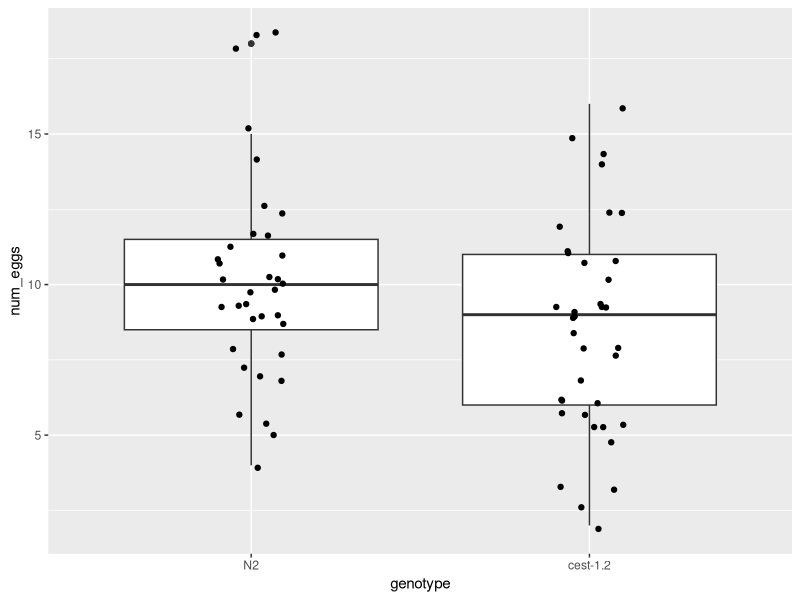
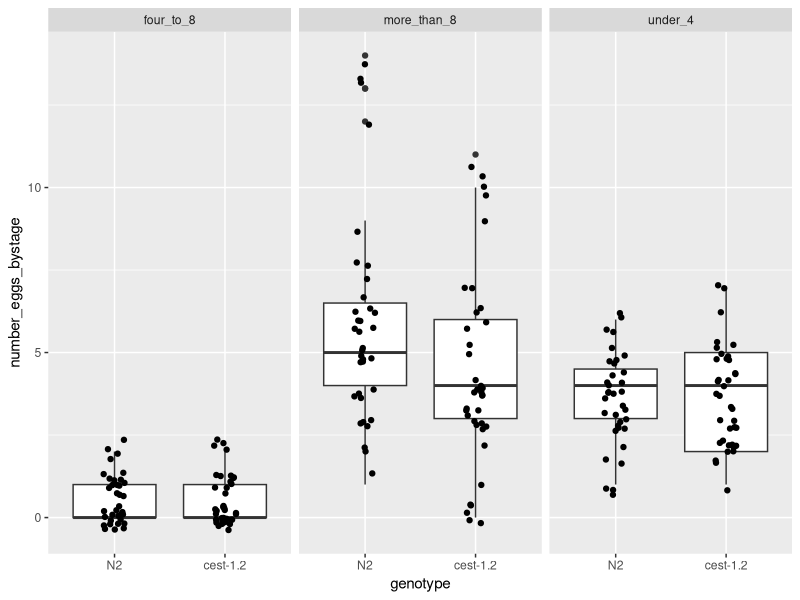
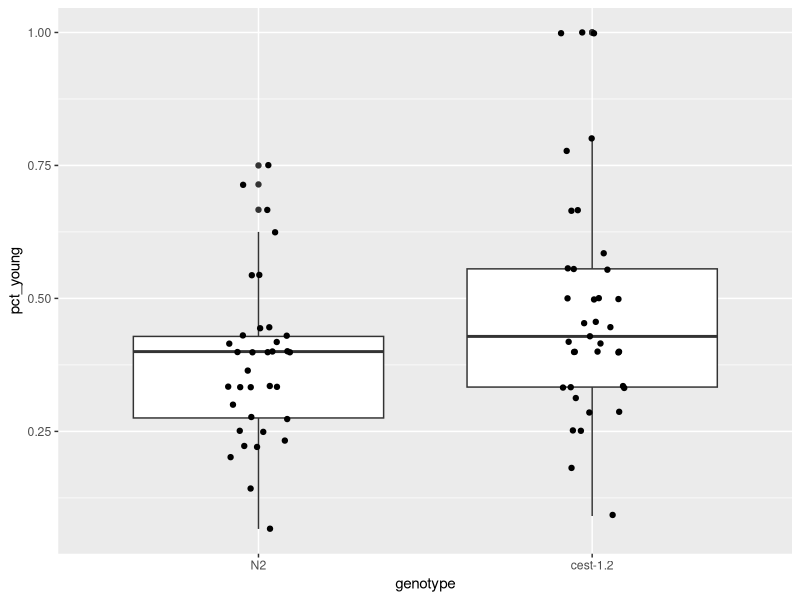
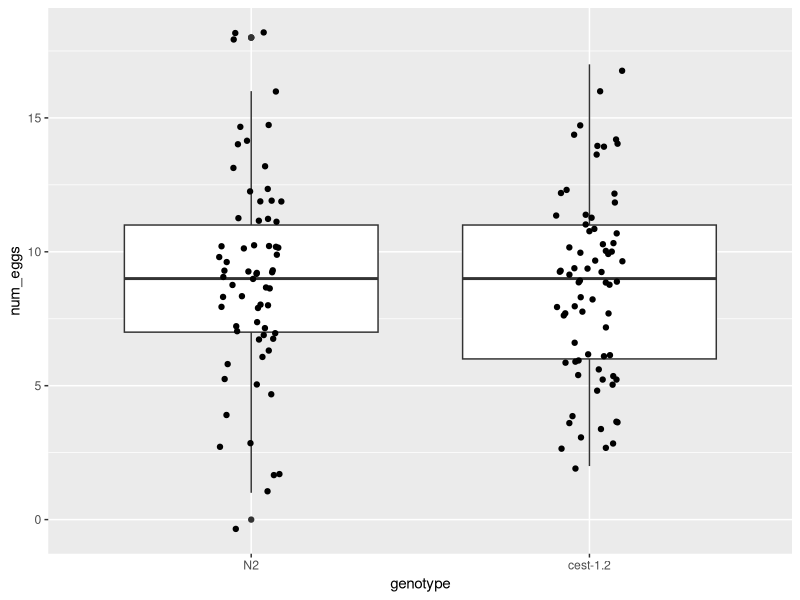
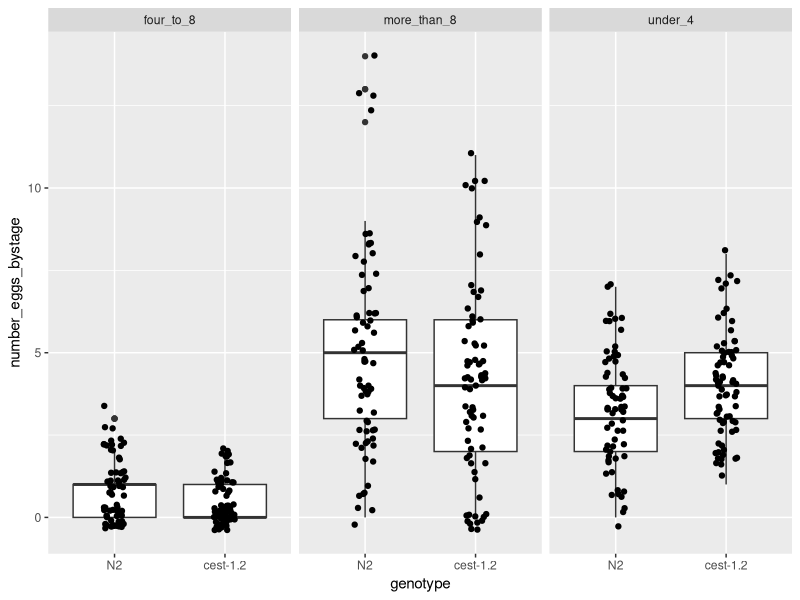
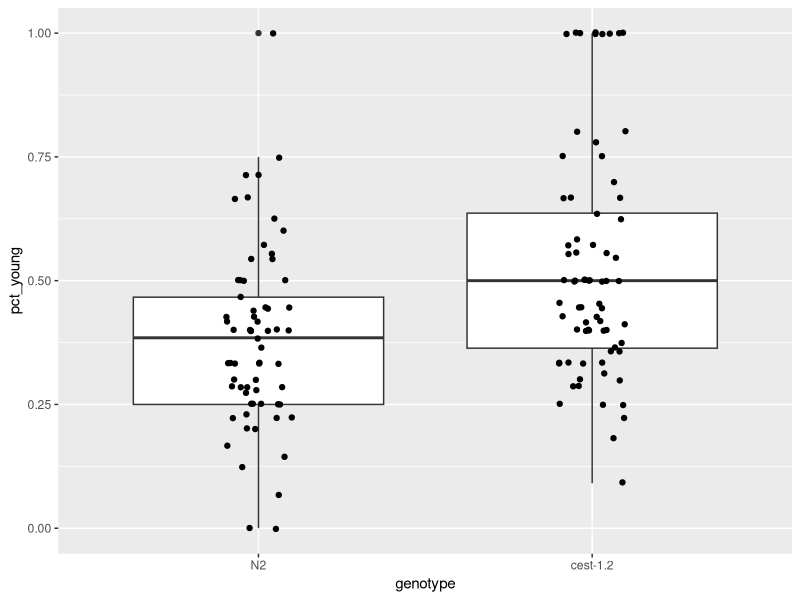
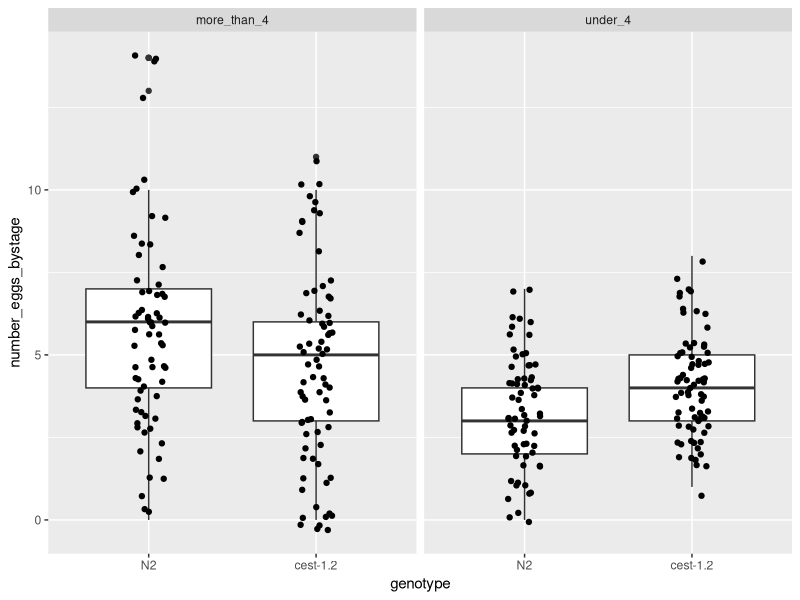
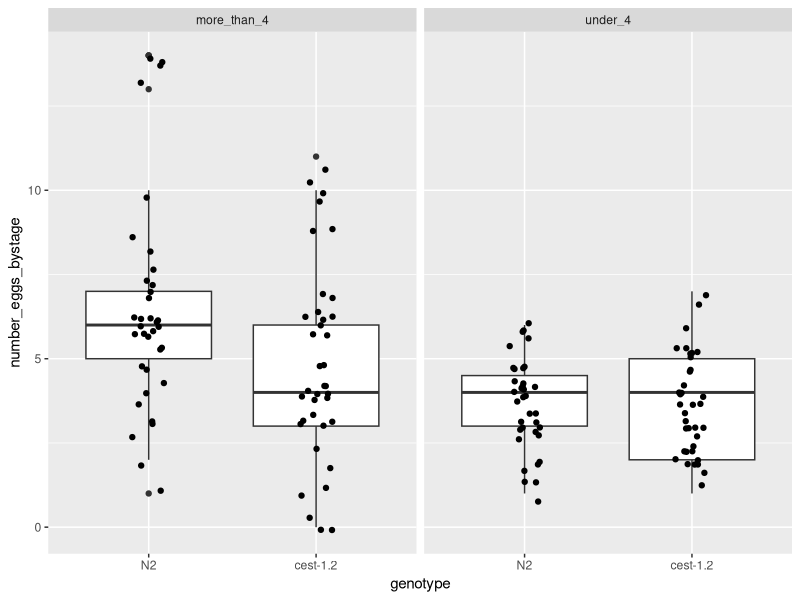

Generate these figures, in order, with R:
library(tidyverse)

df <- read.csv("eggs(cest-1.2).repeat.csv")

df <- df %>%
  mutate(num_eggs = .[[3]] + .[[4]] + .[[5]], # this is using the column index so I don't have to type the names
         genotype = fct_relevel(genotype, "N2"))  # this is to reorder the names for plotting
 
boxplot1 <- df %>% ggplot(aes(x = genotype, y = num_eggs)) +
  geom_boxplot() + # add boxplot layer
  geom_jitter(width = 0.1) # add scatter points layer

boxplot1

df %>% pivot_longer(cols = 3:5, names_to = "age", values_to = "number_eggs_bystage")

boxplot2 <- df %>% pivot_longer(cols = 3:5, names_to = "age", values_to = "number_eggs_bystage") %>%
  ggplot(aes(x = genotype, y = number_eggs_bystage)) +
  geom_boxplot() + # add boxplot layer
  geom_jitter(width = 0.1) + # add scatter points layer
  facet_grid(.~age)

boxplot2

boxplot3 <- df %>% mutate(pct_young = under_4 / num_eggs) %>%
  ggplot(aes(x = genotype, y = pct_young)) +
  geom_boxplot() +
  geom_jitter(width = 0.1)
boxplot3

#combined data

df1 <- subset(df, select = c(1:5))

df2 <- read.csv("eggs (cest-1.2).csv")

df3 <- bind_rows(df1, df2)

#plots same as above

df3 <- df3 %>%
  mutate(num_eggs = .[[3]] + .[[4]] + .[[5]],
         genotype = fct_relevel(genotype, "N2"))

boxplot4 <- df3 %>% ggplot(aes(x = genotype, y = num_eggs)) +
  geom_boxplot() + # add boxplot layer
  geom_jitter(width = 0.1) # add scatter points layer

boxplot4

df3 %>% pivot_longer(cols = 3:5, names_to = "age", values_to = "number_eggs_bystage")


boxplot5 <- df3 %>% pivot_longer(cols = 3:5, names_to = "age", values_to = "number_eggs_bystage") %>%
  ggplot(aes(x = genotype, y = number_eggs_bystage)) +
  geom_boxplot() + # add boxplot layer
  geom_jitter(width = 0.1) + # add scatter points layer
  facet_grid(.~age)

boxplot5

boxplot6 <- df3 %>% mutate(pct_young = under_4 / num_eggs) %>%
  ggplot(aes(x = genotype, y = pct_young)) +
  geom_boxplot() +
  geom_jitter(width = 0.1)
boxplot6

#getting rid of 4-8 catagory 
 
df4 <- df3 %>% mutate(more_than_4 = .[[4]] + .[[5]])

df4 %>% pivot_longer(cols = c(3,7), names_to = "age", values_to = "number_eggs_bystage")


boxplot7 <- df4 %>% pivot_longer(cols = c(3,7) , names_to = "age", values_to = "number_eggs_bystage") %>%
  ggplot(aes(x = genotype, y = number_eggs_bystage)) +
  geom_boxplot() + # add boxplot layer
  geom_jitter(width = 0.1) + # add scatter points layer
  facet_grid(.~age) 
  
boxplot7

#same thing but with data only from 6/9

df5 <- df1 %>% mutate(more_than_4 = .[[4]] + .[[5]])

df5 %>% pivot_longer(cols = c(3,6), names_to = "age", values_to = "number_eggs_bystage")


boxplot8 <- df5 %>% pivot_longer(cols = c(3,6) , names_to = "age", values_to = "number_eggs_bystage") %>%
  ggplot(aes(x = genotype, y = number_eggs_bystage)) +
  geom_boxplot() + # add boxplot layer
  geom_jitter(width = 0.1) + # add scatter points layer
  facet_grid(.~age)

boxplot8




